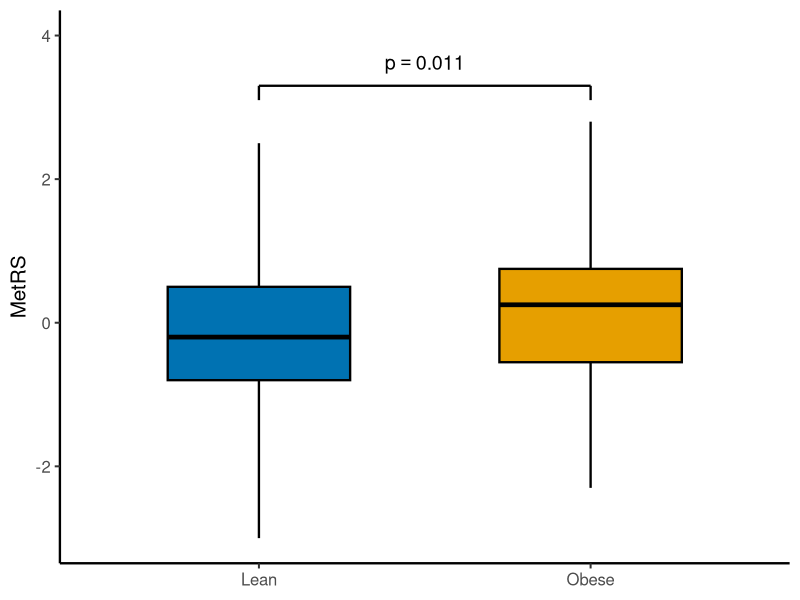

This figure's R source:
library(ggplot2)
library(here)
setwd(here::here("figures/Fig4b"))

df = read.csv("data.csv")
df$group = factor(df$group, levels = c("Lean", "Obese"))

fill_cols = c("Lean" = "#0072B2", "Obese" = "#E69F00")

p = ggplot(df, aes(x = group, fill = group)) +
  geom_boxplot(
    aes(ymin = ymin, lower = lower, middle = middle, upper = upper, ymax = ymax),
    stat = "identity", width = 0.55, color = "black", linewidth = 0.8, outlier.shape = NA
  ) +
  annotate("segment", x = 1, xend = 2, y = 3.3, yend = 3.3, linewidth = 0.8) +
  annotate("segment", x = 1, xend = 1, y = 3.3, yend = 3.1, linewidth = 0.8) +
  annotate("segment", x = 2, xend = 2, y = 3.3, yend = 3.1, linewidth = 0.8) +
  annotate("text", x = 1.5, y = 3.6, label = "p == 0.011", parse = TRUE, size = 5) +
  scale_fill_manual(values = fill_cols) +
  scale_y_continuous(breaks = c(-2, 0, 2, 4), limits = c(NA, 4.0)) +
  labs(x = NULL, y = "MetRS") +
  theme_classic(base_size = 15) +
  theme(legend.position = "none", axis.line = element_line(linewidth = 0.8))

ggsave("fig4b.png", p, width = 5, height = 4, dpi = 800, bg = "white")
